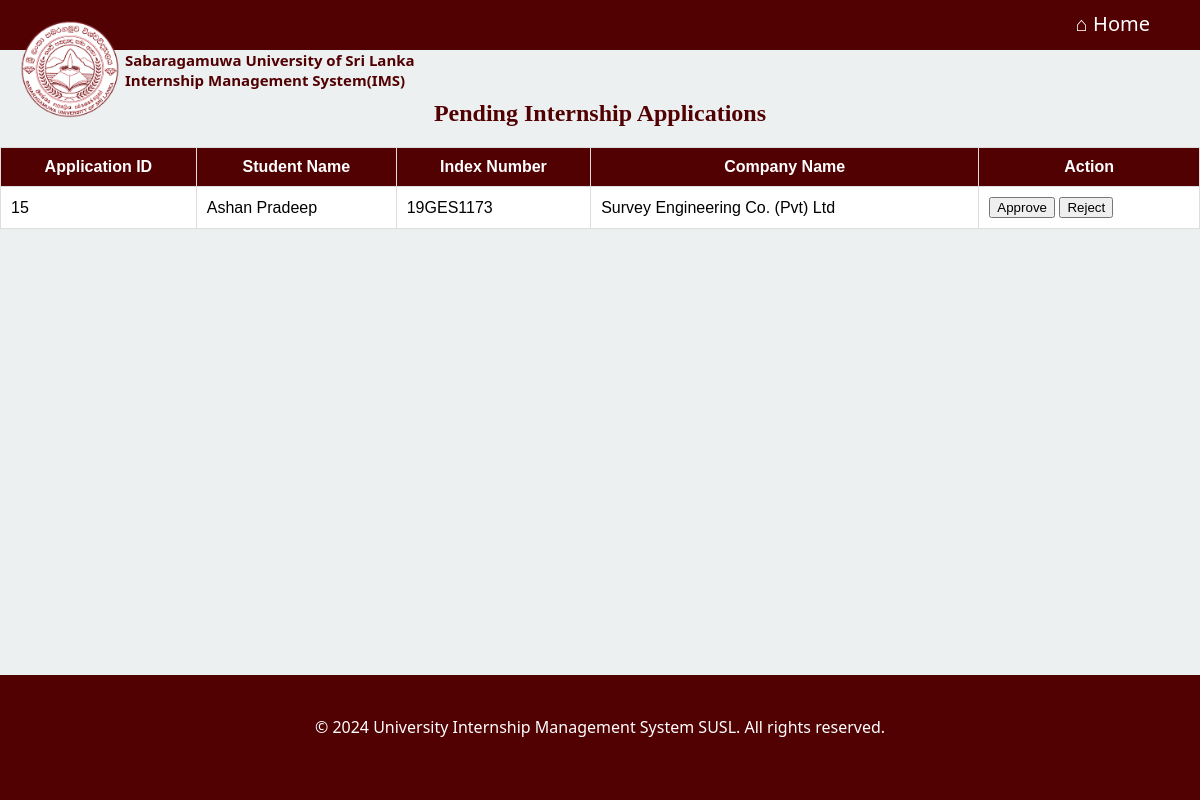
The page /templates/application_approvals.php (signed in) on the database its author committed.
### tables this page shows
CREATE TABLE `internshipapplications` (
  `ApplicationID` int(11) NOT NULL,
  `app_StudentID` int(11) DEFAULT NULL,
  `app_CompanyID` int(11) DEFAULT NULL,
  `ApplicationDate` datetime DEFAULT NULL,
  `Status` varchar(50) DEFAULT NULL
);

CREATE TABLE `student` (
  `StudentID` int(11) NOT NULL,
  `FirstName` varchar(255) DEFAULT NULL,
  `LastName` varchar(255) DEFAULT NULL,
  `Faculty` varchar(255) DEFAULT NULL,
  `Course` varchar(255) DEFAULT NULL,
  `ProfilePhoto` longblob DEFAULT NULL,
  `CV` longblob DEFAULT NULL,
  `UserID` int(11) DEFAULT NULL,
  `IndexNumber` varchar(50) NOT NULL
);

CREATE TABLE `company` (
  `CompanyID` int(11) NOT NULL,
  `Name` varchar(255) NOT NULL,
  `Address` text DEFAULT NULL,
  `Description` text DEFAULT NULL,
  `Industry` varchar(255) DEFAULT NULL,
  `LogoPath` longblob DEFAULT NULL,
  `UserID` int(11) DEFAULT NULL,
  `ApproveID` int(11) NOT NULL
);

### templates/application_approvals.php (the view, shortened to what this page needs)
<?php
require_once 'dbconnect.php';
$sql = "SELECT a.ApplicationID, s.FirstName AS StudentFirstName, s.LastName AS StudentLastName, s.IndexNumber, c.Name AS CompanyName
        FROM internshipapplications a
        JOIN student s ON a.app_StudentID = s.StudentID
        JOIN company c ON a.app_CompanyID = c.CompanyID
        WHERE a.Status = 'Pending'";
$result = $conn->query($sql);
?>
<!DOCTYPE html>
<html lang="en">
<head>
    <link rel="stylesheet" type="text/css" href="../styles/admin_dash.css">
</head>
<body>
<header>
    <div class="img-div"><img class="img" src="../assets/Logo-SUSL.png"></div>
    <div class="h"><h1>Sabaragamuwa University of Sri Lanka<br>Internship Management System(IMS)</h1></div>
    <div class="list">
        <div class="home"><a href="../index.php">&#8962 Home</a></div>
    </div>
</header>
<main>
    <h2>Pending Internship Applications</h2>
    <table>
        <thead>
            <tr>
                <th>Application ID</th>
                <th>Student Name</th>
                <th>Index Number</th>
                <th>Company Name</th>
                <th>Action</th>
            </tr>
        </thead>
        <tbody>
            <?php
            while ($row = $result->fetch_assoc()) {
                echo "<tr>";
                echo "<td>" . $row['ApplicationID'] . "</td>";
                echo "<td>" . $row['StudentFirstName'] . ' ' . $row['StudentLastName'] . "</td>";
                echo "<td>" . $row['IndexNumber'] . "</td>";
                echo "<td>" . $row['CompanyName'] . "</td>";
                echo "<td>
                        <form method='post'>
                            <input type='hidden' name='application_id' value='" . $row['ApplicationID'] . "'>
                            <button type='submit' name='approve'>Approve</button>
                            <button type='submit' name='reject'>Reject</button>
                        </form>
                      </td>";
                echo "</tr>";
            }
            ?>
        </tbody>
    </table>
</main>
<footer>
    <p>&copy; 2024 University Internship Management System SUSL. All rights reserved.</p>
</footer>
</body>
</html>

### styles/admin_dash.css (style rules this page uses)
body { font-family: Arial, sans-serif; margin: 0; padding: 0; background-color: #ecf0f1; }
body { display: flex; flex-direction: column; min-height: 100vh; margin: 0; padding: 0; background-color: #ecf0f1; }
footer { margin-top: auto; }
table { width: 100%; border-collapse: collapse; margin-top: 20px; }
th, td { border: 1px solid #ddd; padding: 10px; background-color: #fff; }
th { background-color: #520103; color: #fff; }
body { width: 100%; margin:0; padding: 0; }
header { background-color: #520103; color: white; height: 50px; background-position: center top; padding-top: 0%; }
footer { text-align: center; background-color: #520103; height: 100px; padding-top: 25px; color: white; }
.home { display: inline-block; margin-right: 50px; }
.list { display: block; float: right; margin-top: 10px; font-size: 20px; display: inline-block; margin-right:0px; font-family: system-ui, -apple-system, BlinkMacSystemFont, 'Segoe UI', Roboto, Oxygen, Ubuntu, Cantarell, 'Open Sans', 'Helvetica Neue', sans-serif; }
a { color:white; text-decoration: none; -webkit-text-stroke-color: 5px #520103; }
p { font-family: system-ui, -apple-system, BlinkMacSystemFont, 'Segoe UI', Roboto, Oxygen, Ubuntu, Cantarell, 'Open Sans', 'Helvetica Neue', sans-serif; }
.img { width: 100px; margin-left: 20px; display:inline-block; }
.img-div { float: left; margin-top: 20px; display:inline-block; margin: left 50px; object-fit:contain; }
h1 { display: inline-block; color:#520103; margin-top:50px; Margin-left:5px; font-size:15px; font-family: system-ui, -apple-system, BlinkMacSystemFont, 'Segoe UI', Roboto, Oxygen, Ubuntu, Cantarell, 'Open Sans', 'Helvetica Neue', sans-serif; }
h2 { text-align: center; font-family: 'Times New Roman', Times, serif; margin-top: 50px; color: #520103; }
.h { display:inline-block; }

### rows shown on the page
internshipapplications: ApplicationID "15", app_StudentID.FirstName "Ashan", app_StudentID.LastName "Pradeep", app_StudentID.IndexNumber "19GES1173", app_CompanyID.Name "Survey Engineering Co. (Pvt) Ltd"
